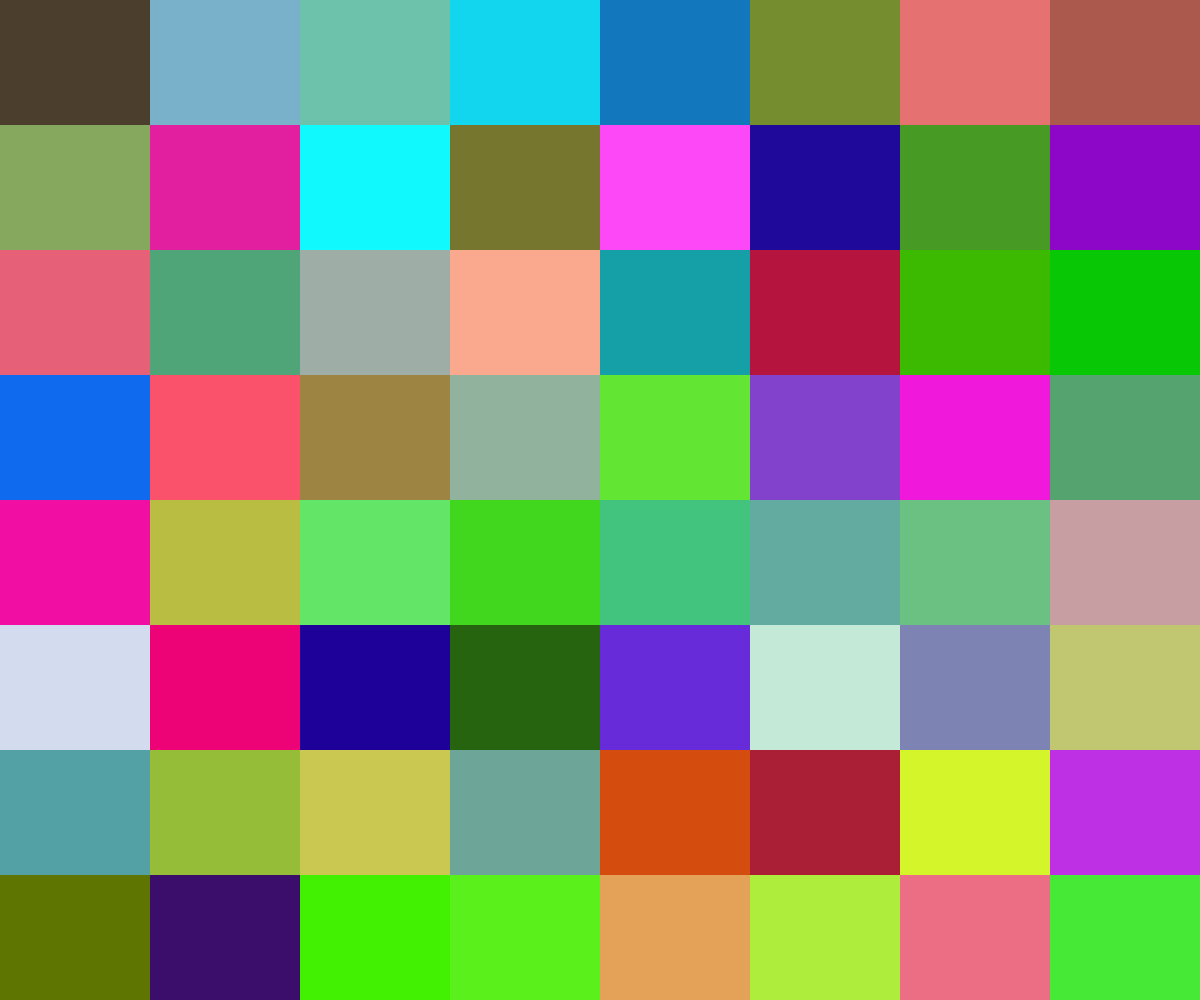
Frame 1 (no input)
Frame 60 (no input): identical to frame 1, image omitted
Frame 120 (the mouse pressed at the canvas centre since frame 60): identical to frame 1, image omitted

The p5.js sketch that drew this single still picture (run headless with seeded random() and noise() and a simulated clock; from frame 60 on, the mouse is pressed at the canvas centre):

// p5.js sketch
// ── sketch.js
let gridSize;
let grid;
let colors = [];
let bgColor;

function setup() {
  createCanvas(windowWidth, windowHeight);
  noStroke();
  generateColors();
  calculateGridSize();
  createGrid();
}

function draw() {
  background(bgColor);
  for (let i = 0; i < gridSize; i++) {
    for (let j = 0; j < gridSize; j++) {
      fill(colors[i][j]);
      rect(j * (width / gridSize), i * (height / gridSize), width / gridSize, height / gridSize);
    }
  }
}

function calculateGridSize() {
  gridSize = floor(random(5, 15)); // Adjust this range for more or fewer squares
}

function createGrid() {
  grid = new Array(gridSize);
  colors = new Array(gridSize);
  for (let i = 0; i < gridSize; i++) {
    grid[i] = new Array(gridSize);
    colors[i] = new Array(gridSize);
    for (let j = 0; j < gridSize; j++) {
      grid[i][j] = random(2); // 0 or 1 for square color
      colors[i][j] = color(random(255), random(255), random(255));
    }
  }
}

function generateColors() {
  bgColor = color(random(255), random(255), random(255));
  for (let i = 0; i < gridSize; i++) {
    for (let j = 0; j < gridSize; j++) {
      colors[i][j] = color(random(255), random(255), random(255));
    }
  }
}

function mouseClicked() {
  calculateGridSize();
  createGrid();
}

function keyPressed() {
  generateColors();
}
